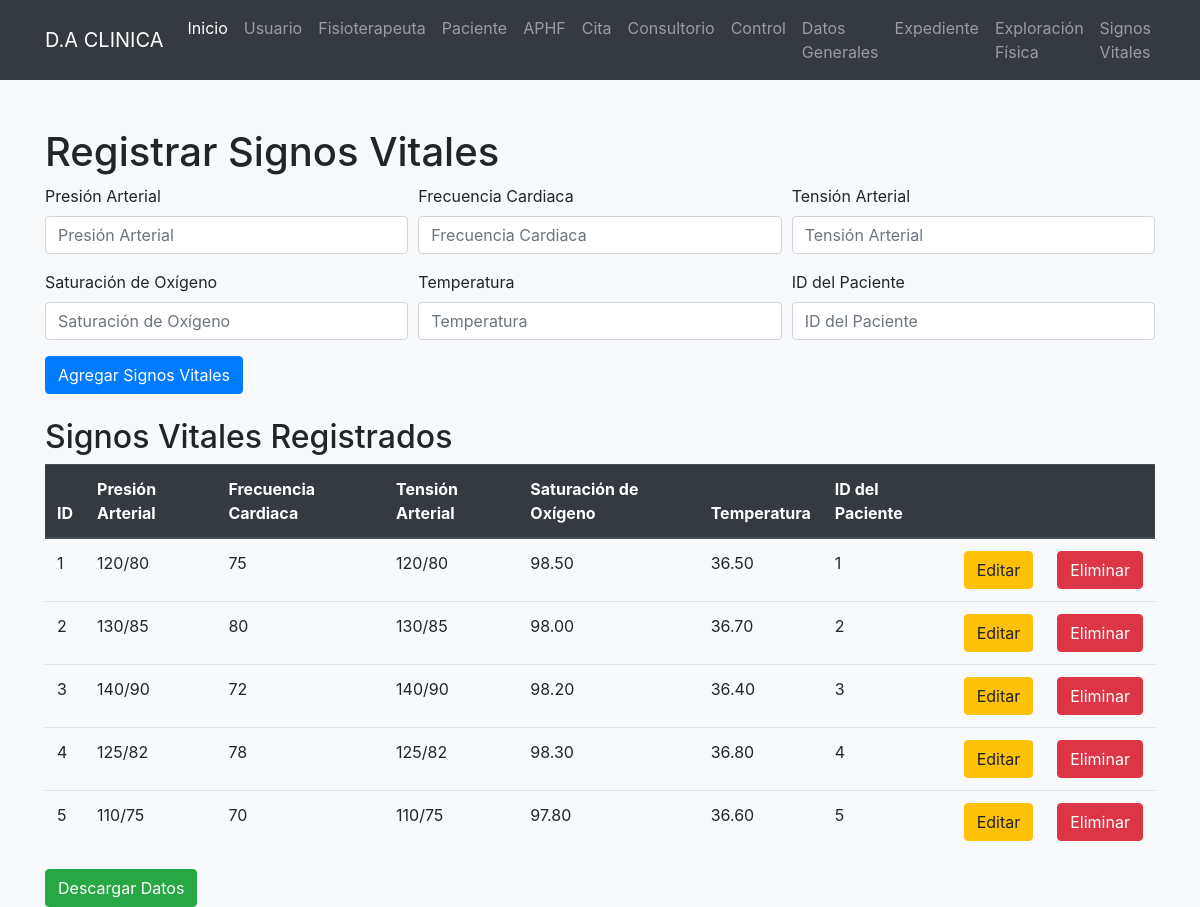
/signosvitales/mostrarSignosVitales.php, run on the app's committed database.
### tables this page shows
CREATE TABLE SignosVitales (
    ID_SignosVitales INT PRIMARY KEY AUTO_INCREMENT,
    presionArterial VARCHAR(15),
    frecuenciaCardiaca INT,
    tensionArterial VARCHAR(15),
    saturacionOxigeno DECIMAL(4, 2),
    temperatura DECIMAL(4, 2),
    Paciente_ID INT,
    created_at datetime,
updated_at datetime null,
deleted_at datetime null,
    FOREIGN KEY (Paciente_ID) REFERENCES Paciente(ID_Paciente)
);

### signosvitales/mostrarSignosVitales.php (the view, shortened to what this page needs)
<?php
$con = connection();
$sql = "SELECT * FROM signosvitales";
$query = mysqli_query($con, $sql);
?>
<!DOCTYPE html>
<html lang="en">
<head>
    <link rel="stylesheet" href="https://stackpath.bootstrapcdn.com/bootstrap/4.5.2/css/bootstrap.min.css">
</head>
<body class="bg-light">
    <nav class="navbar navbar-expand-lg navbar-dark bg-dark">
        <div class="container">
            <a class="navbar-brand" href="#">D.A CLINICA</a>
            <div class="collapse navbar-collapse" id="navbarNav">
                <ul class="navbar-nav">
                <li class="nav-item active">
                        <a class="nav-link" href="/clinica/index.php">Inicio</a>
                    </li>
                    <li class="nav-item">
                        <a class="nav-link" href="/clinica/usuario/mostrar.php">Usuario</a>
                    </li>
                    <li class="nav-item">
                        <a class="nav-link" href="/clinica/fisioterapeuta/mostrarFisioterapeuta.php">Fisioterapeuta</a>
                    </li>
                    <li class="nav-item">
                        <a class="nav-link" href="/clinica/paciente/mostrarPaciente.php">Paciente</a>
                    </li>
                    <li class="nav-item">
                        <a class="nav-link" href="/clinica/aphf/mostrarAPHF.php">APHF</a>
                    </li>
                    <li class="nav-item">
    <a class="nav-link" href="/clinica/cita/mostrarCita.php">Cita</a>
</li>
<li class="nav-item">
    <a class="nav-link" href="/clinica/consultorio/mostrarConsultorio.php">Consultorio</a>
</li>
<li class="nav-item">
    <a class="nav-link" href="/clinica/control/mostrarControl.php">Control</a>
</li>
<li class="nav-item">
    <a class="nav-link" href="/clinica/datosgenerales/mostrarDatosGenerales.php">Datos Generales</a>
</li>
<li class="nav-item">
    <a class="nav-link" href="/clinica/expediente/mostrarExpediente.php">Expediente</a>
</li>
<li class="nav-item">
    <a class="nav-link" href="/clinica/exploracionfisica/mostrarExploracionFisica.php">Exploración Física</a>
</li>
<li class="nav-item">
    <a class="nav-link" href="/clinica/signosvitales/mostrarSignosVitales.php">Signos Vitales</a>
</li>
                </ul>
            </div>
        </div>
    </nav>
    <div class="container mt-5">
        <div class="mb-4">
            <h1>Registrar Signos Vitales</h1>
            <form action="insertarSignosVitales.php" method="POST">
                <div class="form-row">
                    <div class="form-group col-md-4">
                        <label for="presionArterial">Presión Arterial</label>
                        <input type="text" class="form-control" name="presionArterial" placeholder="Presión Arterial" required value="">
                    </div>
                    <div class="form-group col-md-4">
                        <label for="frecuenciaCardiaca">Frecuencia Cardiaca</label>
                        <input type="text" class="form-control" name="frecuenciaCardiaca" placeholder="Frecuencia Cardiaca" required value="">
                    </div>
                    <div class="form-group col-md-4">
                        <label for="tensionArterial">Tensión Arterial</label>
                        <input type="text" class="form-control" name="tensionArterial" placeholder="Tensión Arterial" required value="">
                    </div>
                </div>
                <div class="form-row">
                    <div class="form-group col-md-4">
                        <label for="saturacionOxigeno">Saturación de Oxígeno</label>
                        <input type="text" class="form-control" name="saturacionOxigeno" placeholder="Saturación de Oxígeno" required value="">
                    </div>
                    <div class="form-group col-md-4">
                        <label for="temperatura">Temperatura</label>
                        <input type="text" class="form-control" name="temperatura" placeholder="Temperatura" required value="">
                    </div>
                    <div class="form-group col-md-4">
                        <label for="Paciente_ID">ID del Paciente</label>
                        <input type="text" class="form-control" name="Paciente_ID" placeholder="ID del Paciente" required value="">
                    </div>
                </div>
                <button type="submit" class="btn btn-primary">Agregar Signos Vitales</button>
            </form>
        </div>
        <div>
            <h2>Signos Vitales Registrados</h2>
            <table class="table">
                <thead class="thead-dark">
                    <tr>
                        <th>ID</th>
                        <th>Presión Arterial</th>
                        <th>Frecuencia Cardiaca</th>
                        <th>Tensión Arterial</th>
                        <th>Saturación de Oxígeno</th>
                        <th>Temperatura</th>
                        <th>ID del Paciente</th>
                        <th></th>
                        <th></th>
                    </tr>
                </thead>
                <tbody>
                    <?php while ($row = mysqli_fetch_array($query)): ?>
                        <tr>
                            <td><?= $row['ID_SignosVitales'] ?></td>
                            <td><?= $row['presionArterial'] ?></td>
                            <td><?= $row['frecuenciaCardiaca'] ?></td>
                            <td><?= $row['tensionArterial'] ?></td>
                            <td><?= $row['saturacionOxigeno'] ?></td>
                            <td><?= $row['temperatura'] ?></td>
                            <td><?= $row['Paciente_ID'] ?></td>
                            <td>
                                <a class="btn btn-warning" href="updateSignosVitales.php?id=<?= $row['ID_SignosVitales'] ?>">Editar</a>
                            </td>
                            <td>
                                <a class="btn btn-danger" href="deleteSignosVitales.php?id=<?= $row['ID_SignosVitales'] ?>">Eliminar</a>
                            </td>
                        </tr>
                    <?php endwhile; ?>
                </tbody>
            </table> <a class="btn btn-success" href="respaldarSignosVitales.php">Descargar Datos</a>
        </div>
    </div>
</body>
</html>

### data on the page
signosvitales: ID_SignosVitales "1", presionArterial "120/80", frecuenciaCardiaca "75", tensionArterial "120/80", saturacionOxigeno "98.50", temperatura "36.50", Paciente_ID "1"
signosvitales: ID_SignosVitales "2", presionArterial "130/85", frecuenciaCardiaca "80", tensionArterial "130/85", saturacionOxigeno "98.00", temperatura "36.70", Paciente_ID "2"
signosvitales: ID_SignosVitales "3", presionArterial "140/90", frecuenciaCardiaca "72", tensionArterial "140/90", saturacionOxigeno "98.20", temperatura "36.40", Paciente_ID "3"
signosvitales: ID_SignosVitales "4", presionArterial "125/82", frecuenciaCardiaca "78", tensionArterial "125/82", saturacionOxigeno "98.30", temperatura "36.80", Paciente_ID "4"
signosvitales: ID_SignosVitales "5", presionArterial "110/75", frecuenciaCardiaca "70", tensionArterial "110/75", saturacionOxigeno "97.80", temperatura "36.60", Paciente_ID "5"
